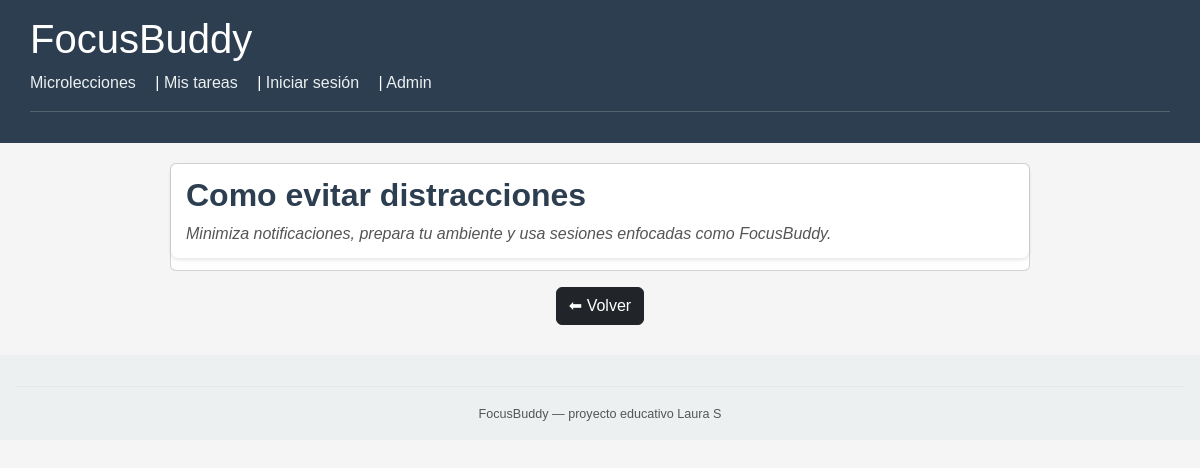
The app's page /microlecciones/1/ with its own data.
### core/models.py (models this page shows, shortened)
class MicroLeccion(models.Model):
    titulo = models.CharField(max_length=200)
    contenido = models.TextField()
    duracion_estimada = models.PositiveIntegerField(default=5)
    creada_en = models.DateTimeField(auto_now_add=True)

### core/views.py (the view)
# urls.py: path('microlecciones/<int:id>/', views.microleccion_detalle, name='microleccion_detalle'),
def microleccion_detalle(request, id):
    leccion = get_object_or_404(MicroLeccion, id=id)
    return render(request, "core/microleccion_detalle.html", {"leccion": leccion})

### core/templates/core/microleccion_detalle.html
{% extends "core/base.html" %}
{% block content %}
<div class="card">
<li style="list-style: none;">
    <h2>{{ leccion.titulo }}</h2>
    <p>{{ leccion.contenido }}</p>
    </li>
</div>
<div class="text-center mt-3">
    <a href="{% url 'core:microlecciones_index' %}" class="btn btn-dark">⬅ Volver</a>
</div>
{% endblock %}

### core/static/core/style.css (style rules this page uses)
body { font-family: 'Arial', sans-serif; background-color: #f5f5f5; color: #333; margin: 0; padding: 0; }
h2, h3 { color: #2c3e50; font-weight: bold; }
li { background-color: #ffffff; padding: 12px 15px; margin-bottom: 12px; border-radius: 8px; box-shadow: 0 2px 4px rgba(0,0,0,0.1); }
li p { margin: 5px 0 0 0; }
p { font-style: italic; color: #555; }

### records on screen
MicroLeccion: titulo "Como evitar distracciones", contenido "Minimiza notificaciones, prepara tu ambiente y usa sesiones enfocadas como FocusBuddy."
